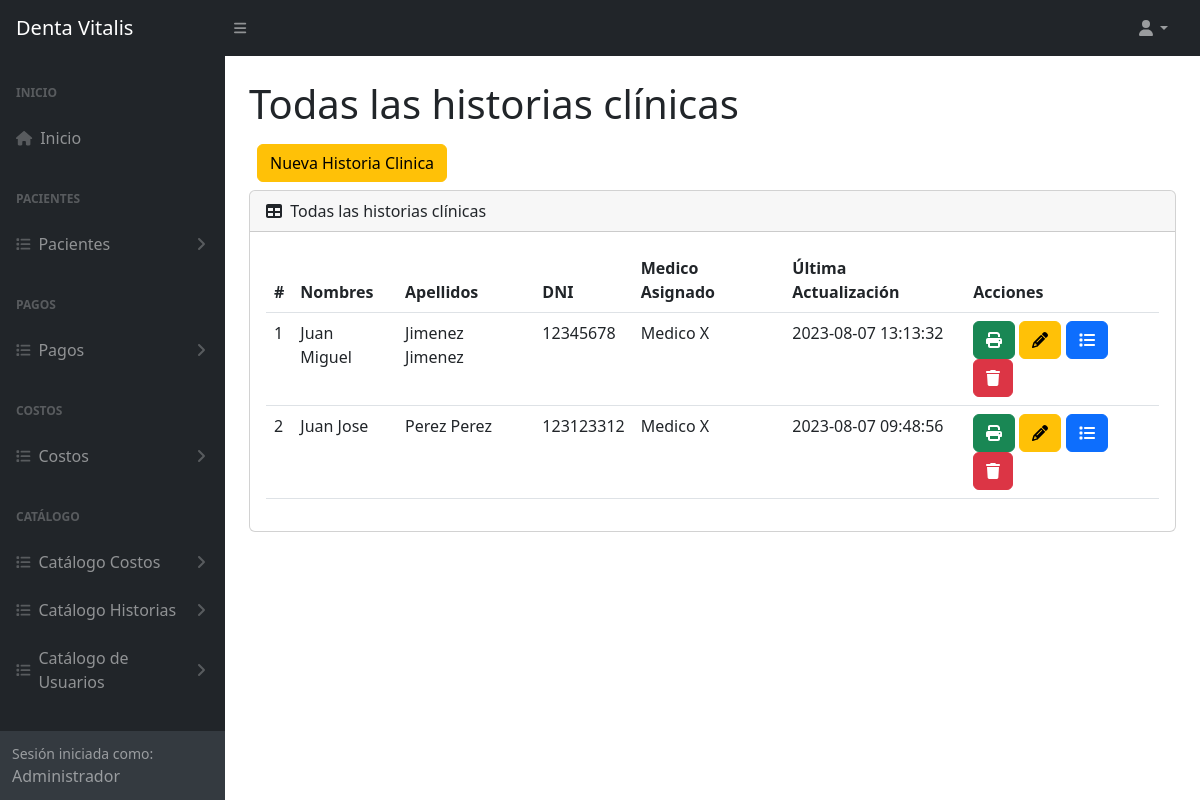
The page /historiaClinica (signed in) on the database its author committed.
### tables this page shows
CREATE TABLE `tba_historiaclinica`  (
  `IdHistoriaClinica` int NOT NULL AUTO_INCREMENT,
  `IdPaciente` int NOT NULL,
  `IdSocio` int NOT NULL,
  `AlergiasEncontradas` varchar(500) NULL DEFAULT NULL,
  `MotivoConsulta` varchar(255) NULL DEFAULT NULL,
  `DatosInformante` varchar(255) NULL DEFAULT NULL,
  `TiempoEnfermedad` varchar(255) NULL DEFAULT NULL,
  `SignosSintomas` varchar(255) NULL DEFAULT NULL,
  `RelatoCronologico` varchar(255) NULL DEFAULT NULL,
  `FuncionesBiologicas` varchar(255) NULL DEFAULT NULL,
  `AntecedentesFamiliares` varchar(500) NULL DEFAULT NULL,
  `AntecedentesPersonales` varchar(500) NULL DEFAULT NULL,
  `UsuarioCreado` int NOT NULL,
  `UsuarioActualizado` int NOT NULL,
  `FechaCreado` datetime NOT NULL,
  `FechaActualiza` datetime NOT NULL,
  PRIMARY KEY (`IdHistoriaClinica`) USING BTREE,
  INDEX `tba_historiaclinica_fkPaciente`(`IdPaciente`) USING BTREE,
  INDEX `tba_historiaclinica_fksocio`(`IdSocio`) USING BTREE,
  CONSTRAINT `tba_historiaclinica_fkPaciente` FOREIGN KEY (`IdPaciente`) REFERENCES `tba_paciente` (`IdPaciente`) ON DELETE RESTRICT ON UPDATE RESTRICT,
  CONSTRAINT `tba_historiaclinica_fksocio` FOREIGN KEY (`IdSocio`) REFERENCES `tba_socio` (`IdSocio`) ON DELETE RESTRICT ON UPDATE RESTRICT
);

CREATE TABLE `tba_paciente`  (
  `IdPaciente` int NOT NULL AUTO_INCREMENT,
  `NombrePaciente` varchar(100) NOT NULL,
  `ApellidoPaciente` varchar(100) NOT NULL,
  `DNIPaciente` int NOT NULL,
  `SexoPaciente` varchar(12) NULL DEFAULT NULL,
  `EdadPaciente` varchar(11) NULL DEFAULT NULL,
  `FechaNacimiento` date NULL DEFAULT NULL,
  `CelularPaciente` varchar(11) NOT NULL,
  `DomicilioPaciente` varchar(255) NULL DEFAULT NULL,
  `LugarProcedencia` varchar(100) NULL DEFAULT NULL,
  `LugarNacimiento` varchar(80) NULL DEFAULT NULL,
  `GradoInstruccion` varchar(20) NULL DEFAULT NULL,
  `RazaPaciente` varchar(20) NULL DEFAULT NULL,
  `OcupacionPaciente` varchar(20) NULL DEFAULT NULL,
  `ReligionPaciente` varchar(20) NULL DEFAULT NULL,
  `EstadoCivil` varchar(20) NULL DEFAULT NULL,
  `NumeroContactoPaciente` varchar(11) NULL DEFAULT NULL,
  `NombreContactoPaciente` varchar(100) NULL DEFAULT NULL,
  `UsuarioCreado` int NOT NULL,
  `UsuarioActualiza` int NOT NULL,
  `FechaCreacion` datetime NOT NULL,
  `FechaActualizacion` datetime NOT NULL,
  PRIMARY KEY (`IdPaciente`) USING BTREE
);

CREATE TABLE `tba_socio`  (
  `IdSocio` int NOT NULL AUTO_INCREMENT,
  `NombreSocio` varchar(150) NOT NULL,
  `IdTipoIdentificacion` int NULL DEFAULT NULL,
  `IdTipoSocio` int NOT NULL,
  `Identificacion` varchar(15) NULL DEFAULT NULL,
  `FechaCreacion` datetime NOT NULL,
  `FechaActualizacion` datetime NOT NULL,
  PRIMARY KEY (`IdSocio`) USING BTREE,
  INDEX `tba_socio_fksocios`(`IdTipoIdentificacion`) USING BTREE,
  INDEX `tba_socio_fktiposocio`(`IdTipoSocio`) USING BTREE,
  CONSTRAINT `tba_socio_fksocios` FOREIGN KEY (`IdTipoIdentificacion`) REFERENCES `tba_tipoidentificacion` (`IdTipoIdentificacion`) ON DELETE RESTRICT ON UPDATE RESTRICT,
  CONSTRAINT `tba_socio_fktiposocio` FOREIGN KEY (`IdTipoSocio`) REFERENCES `tba_tiposocio` (`IdTipoSocio`) ON DELETE RESTRICT ON UPDATE RESTRICT
);

### controller/plantilla.controller.php (called while the page is built)
<?php
class ControllerPlantilla
{
  static public function ctrPlantilla()
  {
    include "view/plantilla.php";
  }
}

### index.php (called while the page is built, shortened)
<?php
require_once "controller/plantilla.controller.php";
require_once "controller/historias.controller.php";
require_once "controller/pagos.controller.php";
require_once "model/historias.model.php";
$plantilla = new ControllerPlantilla();
$plantilla -> ctrPlantilla();

### controller/historias.controller.php (called while the page is built, shortened)
<?php
class ControllerHistorias
{
  public static function ctrMostrarAllHistorias()
  {
    $tabla = "tba_historiaclinica";
    $listaHistorias = ModelHistorias::mdlMostrarAllHistorias($tabla);
    return $listaHistorias;
  }
}

### model/conexion.php (called while the page is built)
<?php
class Conexion
{
  static public function conn()
  {
    $link = new PDO("mysql:host=localhost;dbname=db_dentavitalis","root","");
		$link->exec("set names utf8");
		return $link;
  }
}

### model/historias.model.php (called while the page is built, shortened)
<?php
require_once "conexion.php";
class ModelHistorias
{
  public static function mdlMostrarAllHistorias($tabla)
  {
    $statement = Conexion::conn()->prepare("SELECT tba_historiaclinica.IdHistoriaClinica, tba_historiaclinica.IdPaciente, tba_historiaclinica.IdSocio, tba_historiaclinica.FechaActualiza, tba_paciente.NombrePaciente, tba_paciente.ApellidoPaciente, tba_paciente.DNIPaciente, tba_socio.NombreSocio FROM $tabla INNER JOIN tba_paciente ON tba_historiaclinica.IdPaciente = tba_paciente.IdPaciente INNER JOIN tba_socio ON tba_historiaclinica.IdSocio = tba_socio.IdSocio ORDER BY IdHistoriaClinica DESC");
    $statement -> execute();
    return $statement -> fetchAll();
  }
}

### view/modules/historiaClinica.php (the view, shortened to what this page needs)
</div>
        </div>
        <div class="sb-sidenav-footer">
          <div class="small">Sesión iniciada como:</div>
          <?php echo $_SESSION["nombreUsuario"] ?>
        </div>
      </nav>
    </div>
    <div id="layoutSidenav_content">
      <main class="bg">
        <div class="container-fluid px-4">
          <h1 class="mt-4">Todas las historias clínicas</h1>
          <div class="d-inline-flex m-2">
            <button type="button" class="btn btn-warning btnNuevaHistoria" id="btnNuevaHistoria">
              Nueva Historia Clinica
            </button>
          </div>
          <div class="card mb-4">
            <div class="card-header">
              <i class="fas fa-table me-1"></i>
              Todas las historias clínicas
            </div>
            <div class="card-body">
              <table id="datatablesSimple" class="data-table-AllHistorias table">
                <thead>
                  <tr>
                    <th>#</th>
                    <th>Nombres</th>
                    <th>Apellidos</th>
                    <th>DNI</th>
                    <th>Medico Asignado</th>
                    <th>Última Actualización</th>
                    <th>Acciones</th>
                  </tr>
                </thead>
                <tbody>
                  <?php
                    $listaHistorias = ControllerHistorias::ctrMostrarAllHistorias();
                    foreach ($listaHistorias as $key => $value)
                    {
                      echo
                      '<tr>
                        <td>'.($key + 1).'</td>
                        <td>'.$value["NombrePaciente"].'</td>
                        <td>'.$value["ApellidoPaciente"].'</td>
                        <td>'.$value["DNIPaciente"].'</td>
                        <td>'.$value["NombreSocio"].'</td>
                        <td>'.$value["FechaActualiza"].'</td>
                        <td>
                          <button class="btn btn-success btnImprimirHistoria" id="btnImprimirHistoria" codHistoria="'.$value["IdHistoriaClinica"].'"><i class="fa fa-print"></i></button>
                          <button class="btn btn-warning btnEditarHistoria" id="btnEditarHistoria" codPaciente="'.$value["IdPaciente"].'" codHistoria="'.$value["IdHistoriaClinica"].'"><i class="fa-solid fa-pencil"></i></button>
                          <button class="btn btn-primary btnListarPlanTratamiento" id="btnListarPlanTratamiento" codPaciente="'.$value["IdPaciente"].'" codHistoria="'.$value["IdHistoriaClinica"].'"><i class="fa fa-list"></i></button>
                          <button class="btn btn-danger btnEliminarHistoria" codHistoria="'.$value["IdHistoriaClinica"].'"><i class="fa-solid fa-trash"></i></button>
                        </td>
                      </tr>';
                    }
                  ?>
                </tbody>
              </table>
            </div>
          </div>
        </div>
      </main>
    </div>
  </div>

### rows shown on the page
tba_historiaclinica: IdPaciente.NombrePaciente "Juan Miguel", IdPaciente.ApellidoPaciente "Jimenez Jimenez", IdPaciente.DNIPaciente "12345678", IdSocio.NombreSocio "Medico X", FechaActualiza "2023-08-07 13:13:32"
tba_historiaclinica: IdPaciente.NombrePaciente "Juan Jose", IdPaciente.ApellidoPaciente "Perez Perez", IdPaciente.DNIPaciente "123123312", IdSocio.NombreSocio "Medico X", FechaActualiza "2023-08-07 09:48:56"

### other values the page prints
$_SESSION["nombreUsuario"] "Administrador"
